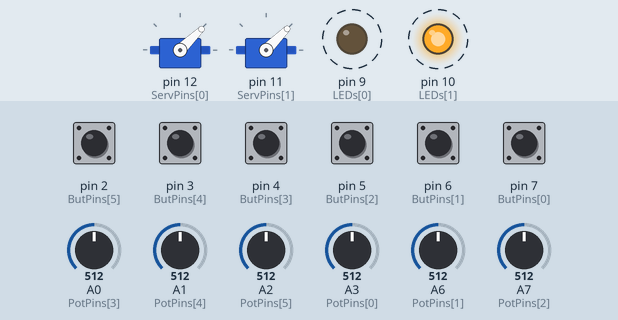
A sketch run on a simulated Arduino Nano, built with avr-gcc and run on an emulated ATmega328P. Shown: 2 × servo, output pins drawn as LEDs (lit = HIGH). Dashed ring = blinking. The inputs (shaded band) are chosen by the test bench; at power-on: pin 2 (ButPins[5]), pin 3 (ButPins[4]), pin 4 (ButPins[3]), pin 5 (ButPins[2]), pin 6 (ButPins[1]), pin 7 (ButPins[0]) HIGH, A0 (PotPins[3]) = 512, A1 (PotPins[4]) = 512, A2 (PotPins[5]) = 512, A3 (PotPins[0]) = 512, A6 (PotPins[1]) = 512, A7 (PotPins[2]) = 512.

Above: at 15.36 s.
Timing chart, 0 to 18.9 s (numbered marks = the images above):
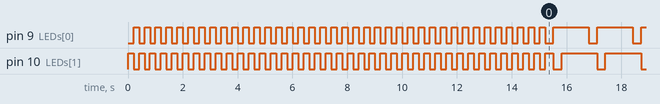

Measured:
- by itself, pin 9 (LEDs[0]): goes 37 × (LOW 0.20 s, HIGH 0.20 s), 71 × (LOW 0.30 s, HIGH 1.3 s), LOW 0.30 s, then HIGH
- by itself, pin 10 (LEDs[1]): goes 37 × (LOW 0.20 s, HIGH 0.20 s), LOW 0.20 s, HIGH 0.30 s, 71 × (LOW 0.30 s, HIGH 1.3 s), LOW 0.30 s, then HIGH
- by itself, everything shown: repeats every 1.6 s, in 3 steps

The sketch:

Semaphore2.4.ino
```cpp
#define Version "Semaphore 2.4 2021/08/02 14:30"
//   -- documentation re LoopDly
//   -- documentation re BounceArc set to 0
// "Semaphore 2.2 2021/05/02 12:00"
//   -- Add Bounce
// "Semaphore 2.1 2021/04/18 22:00"
//
// Controls Dual Semaphore Controller board from MRCS
// Color    Resist          analog        button       digital      index
// Red2      R1                A0           S4            D4          3
// Yel2      R2                A1           S5            D3          4
// Grn2      R3                A2           S6            D2          5
// Red1      R4                A3           S1            D7          0
// Yel1      R5                A6           S2            D6          1
// Grn1      R6                A7           S3            D5          2
#include <Servo.h>

// How many signals/servos to process?
#define NumSigs 2
// FullArc - the maximum degrees of arc to travel
#define FullArc 90
// Chg 2.2 vvvvvvvvvvvvv
// BounceArc - factor for arc of bounce
//    - (green-red)/BounceArc
//    - 0 means no bounce
#define BounceArc 3
//    BounceDly - delay between moves
#define BounceDly 300
// Chg 2.2 ^^^^^^^^^^^^
// MinPotChg - the minimum ohm change we will act on
#define MinPotChg 10
// HoldMS - time before looking for a new signal
#define HoldMS 10000
// latch = true - hold last active button
#define Latch false
// mirror = true - upper goes counter-clockwise, lower goes clockwise
#define Mirror true

// main loop delay - sample rate
#define LoopDly 1000

// debugging
#define Trace 0
// if debugging, make the LoopDly large

// note ordering:    1R 1Y 1G 2R 2Y 2G
int const PotPins[6] = {A3,A6,A7,A0,A1,A2};
int const ButPins[6] = { 7, 6, 5, 4, 3, 2};
#define RED 0
#define YEL 1
#define GRN 2
int const LEDs [2] = {9,10};// note: high = off

// servos and pins
Servo SemiP[2];
int const ServPins[2] = {12,11};
int       ServState [2]; // red/yellow/green
int       Posn [2];      // pot position
long int  PosnTM [2];    // last position time change


// #################################################
void LEDlert(int Patrn, int Repet) {
  // specific for the Dual Semaphore Controller
  // Patrn
  //   0 = slow blink - active
  //   1 = rapid blink - working
  //   2 = fast blink - problem
  int TurnOn = LOW;
  int TurnOff = HIGH;

  int ii,jj, Iner;
  Iner = (3-Patrn)*100;

  for (jj = 0; jj < Repet; ++jj){
  for (ii = 0; ii < Patrn+1; ++ii){
    digitalWrite(LEDs[0], TurnOn);
    delay(Iner);
    digitalWrite(LEDs[1], TurnOn);
    digitalWrite(LEDs[0], TurnOff);
    delay(Iner);
    digitalWrite(LEDs[1], TurnOff);
    if (jj != Repet-1){delay(Iner);}
  }// for ii
    if (jj != Repet-1){delay(Iner*5);}
  }// for jj
}// LEDlert

// Chg 2.2 vvvvvvvvvvvvv
// #################################################
void BounceRed(int Iset, int Redval) {
int Ioff, nxtpos, Grnval;
  // return to Red causes bounce
  #if (BounceArc > 0)
  Ioff = Iset * 3;
  Grnval = analogRead(PotPins[Ioff+GRN]);
  if (Ioff == 0 && Mirror){Grnval = 1023 - Grnval;}
  Grnval = map(Grnval, 0, 1023, 0, FullArc);
  nxtpos = (Grnval - Redval)/BounceArc;
    if (Trace > 0){
      Serial.print("Bounce G: ");
      Serial.print(Grnval);
      Serial.print(" R:");
      Serial.print(Redval);
      Serial.print(" nxt: ");
      Serial.println(nxtpos);
    }// Trace
  do {
    if (Trace > 0){
      Serial.print("Bounce to ");
      Serial.println(Redval + nxtpos);
    }// Trace
  delay (BounceDly);
    SemiP[Iset].write(Redval + nxtpos);
  delay (BounceDly);
    SemiP[Iset].write(Redval);
    nxtpos /= BounceArc;
  } while (nxtpos != 0);
  #endif
}// BounceRed
// Chg 2.2 ^^^^^^^^^^^^


  // #################################################
void setup() {
  long int TuneTM;
  int PotPos[6];
  // Tuning - time watching for a pot change
  #define Tuning 15000

  int ii, jj, Cnt, MPin, PotVal;
  if (Trace > 0){
      Serial.begin(9600);
      Serial.println(Version);
  }// Trace
  // setup servos and variables
  for (ii = 0; ii < 6; ++ii){
    pinMode(PotPins[ii], INPUT);
    pinMode(ButPins[ii], INPUT_PULLUP);
  }// for ii
  for (ii = 0; ii < NumSigs; ++ii){
    SemiP[ii].attach(ServPins[ii]);
  // read red pot & position
    Posn[ii] = analogRead(PotPins[ii*3]);
    if (ii == 0 && Mirror){Posn[ii] = 1023 - Posn[ii];}
    SemiP[ii].write(map(Posn[ii], 0, 1023, 0, FullArc));
    PosnTM[ii] = millis();
    ServState[ii] = ii * 3;
    if (Trace > 0){
      Serial.print("Servo ");
      Serial.print(ii);
      Serial.print(" pot ");
      Serial.println(Posn[ii]);
    }
  }// for ii
  for (ii = 0; ii < 2; ++ii){
    pinMode(LEDs[ii], OUTPUT);
    digitalWrite(LEDs[ii], HIGH);
  }// for ii
  if (Trace > 0){// light both for startup
    LEDlert(0,1); //
  }// Trace
  // initialize pot position
  for (jj = 0; jj < 6; ++jj){
    PotPos[jj] = analogRead(PotPins[jj]);
  }// jj
  TuneTM = millis();
  do {
    for (jj = 0; jj < 6; ++jj){
      PotVal = analogRead(PotPins[jj]);
      if (abs(PotVal - PotPos[jj]) > MinPotChg){
        TuneTM = millis();
        PotPos[jj] = PotVal;
        ii = jj / 3;
        if (ii == 0 && Mirror){PotVal = 1023 - PotVal;}
        SemiP[ii].write(map(PotVal, 0, 1023, 0, FullArc));
        }// if pot moved
    }// jj
    LEDlert(1,1); // notify tuning time
  } while (TuneTM + Tuning > millis());
  } // setup
  // #################################################

  // #################################################
void loop() {
  int iset, ioff, ii, jj, ibutn, potval, mapval;

  for (iset = 0; iset < NumSigs; ++iset){
    // check timer and skip if not yet expired
    if (PosnTM[iset] + HoldMS > millis()){continue;}

    ibutn = ioff = iset * 3; // default to red
    jj = 0; // # of buttons pushed
    // loop through buttons
    for (ii = ioff; ii < ioff +3; ++ii){
      potval = digitalRead(ButPins[ii]);
        if (Trace > 1){
          Serial.print("Button ");
          Serial.print(ii);
          Serial.print(" pin ");
          Serial.print(ButPins[ii]);
          Serial.print(" value ");
          Serial.println(potval);
        }// Trace
      if (potval == LOW){
        ++jj;
        ibutn = ii;
        potval = analogRead(PotPins[ibutn]);
        if (iset == 0 && Mirror){potval = 1023 - potval;}
        mapval = map(potval, 0, 1023, 0, FullArc);
        if (Trace > 0){
          Serial.print("Semaphore ");
          Serial.print(iset);
          Serial.print(" Button ");
          Serial.print(ii);
          Serial.println(" active");
         }// Trace
      }
    }// for ii
    // done scanning buttons
    if (jj > 1){LEDlert(2,10);}// if jj
    if (Trace > 0){
          Serial.print("Set ");
          Serial.print(iset);
          Serial.print(" actives ");
          Serial.print(jj);
          Serial.print(" ibutn ");
          Serial.print(ibutn);
          Serial.print(" state ");
          Serial.println(ServState[iset]);
      } // Trace

    if (jj == 0 && Latch) {ibutn = ServState[iset];}
    potval = analogRead(PotPins[ibutn]);
    if (iset == 0 && Mirror){potval = 1023 - potval;}
    mapval = map(potval, 0, 1023, 0, FullArc);
// button pushed or latch false
  if (ibutn != ServState[iset]
         &&
       (abs(potval - Posn[iset]) > MinPotChg)
       )
     {
      if (Trace > 0){
          Serial.print("Set ");
          Serial.print(iset);
          Serial.print(" state ");
          Serial.print(ServState[iset]);
          Serial.print(" button ");
          Serial.print(ibutn);
          Serial.print(" pot ");
          Serial.print(potval);
          Serial.print(" moved to ");
          Serial.print(mapval);
          Serial.println(" angle ");
       } // Trace
     // new button state
      ServState[iset] = ibutn;
      Posn[iset]      = potval;
      PosnTM[iset]    = millis();
      SemiP[iset].write(mapval);

// Chg 2.2 vvvvvvvvvvvvv
    if (ibutn == ioff) // RED - call BounceRed
    {BounceRed(iset, mapval);}
// Chg 2.2 ^^^^^^^^^^^^^
     }// conditions
  }// for iset

  if (LoopDly > 0){
    LEDlert(0,1); // heartbeat
    delay(LoopDly);}
  } // loop
```
